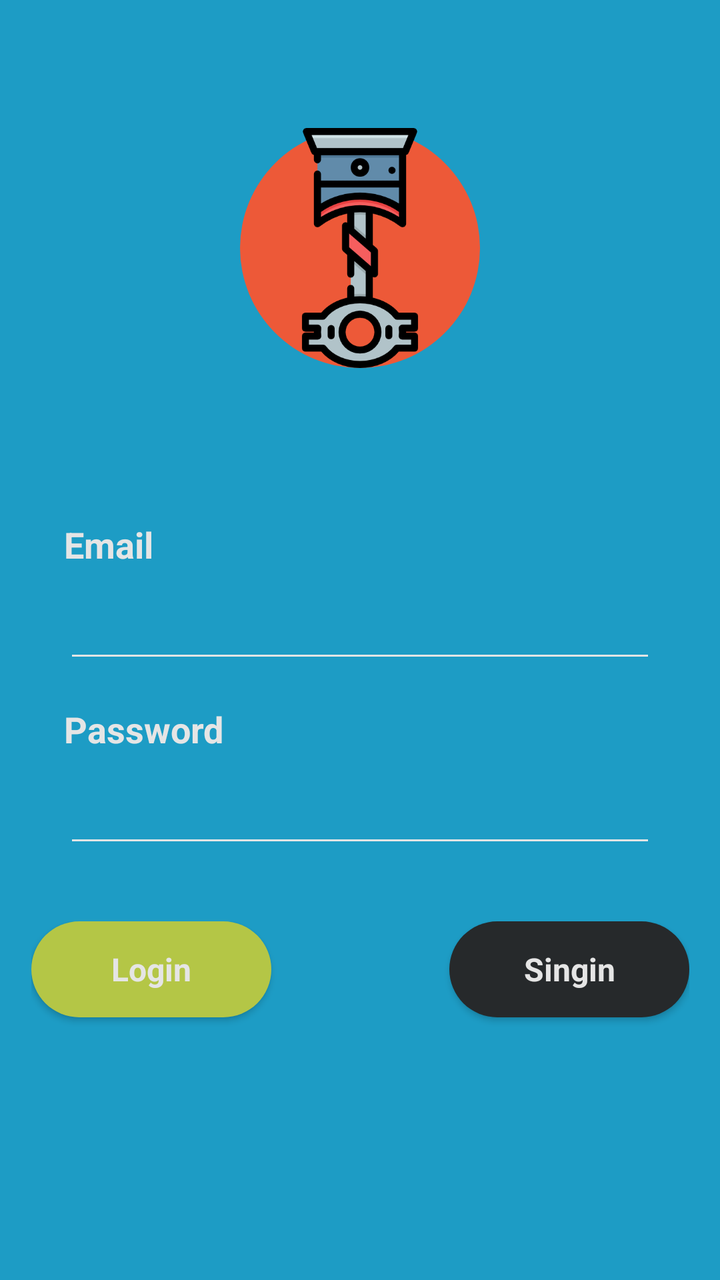
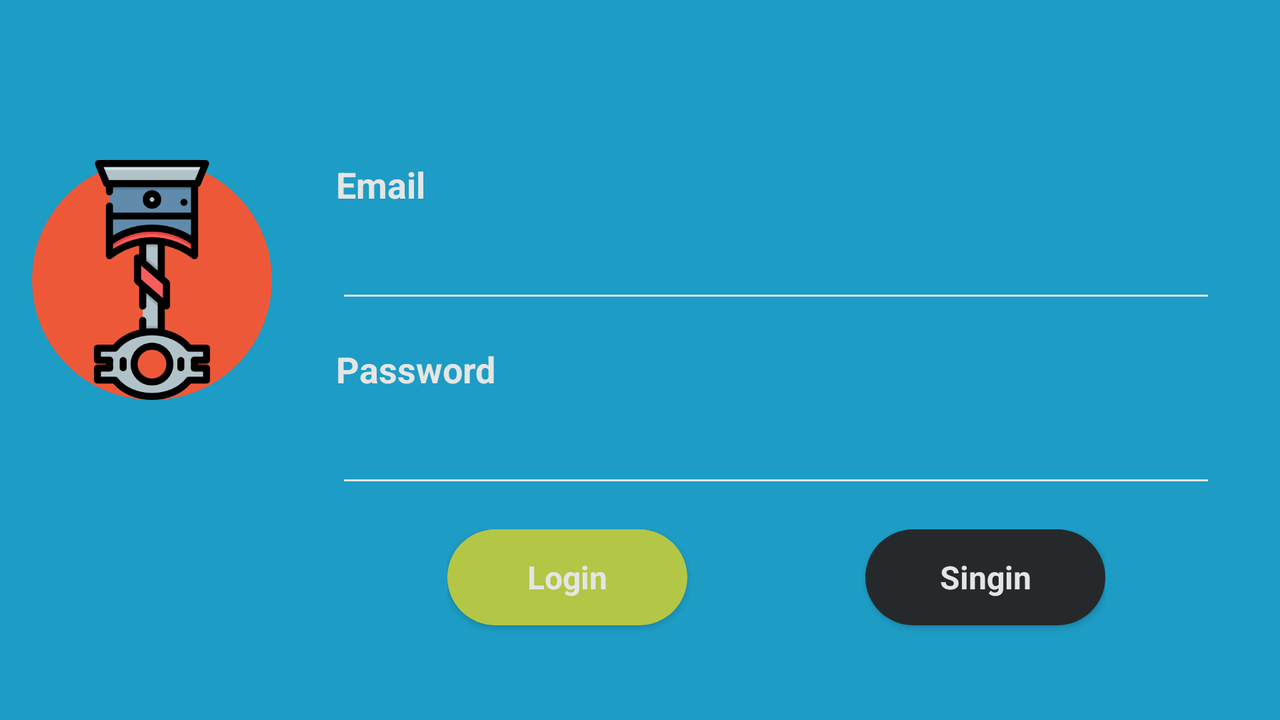

Compare how this app lays out the same screen by default and in its alternative resource folder. The renders come first, then the two layout files and the values they reference.
<!-- AndroidManifest.xml: activity theme Theme.MKXAPP.login_style -->
<!-- res/layout/activity_main.xml -->
<?xml version="1.0" encoding="utf-8"?>
<androidx.constraintlayout.widget.ConstraintLayout xmlns:android="http://schemas.android.com/apk/res/android"
    xmlns:app="http://schemas.android.com/apk/res-auto"
    xmlns:tools="http://schemas.android.com/tools"
    android:id="@+id/imgLogo"
    style="@style/Theme.MKXAPP.login_style"
    android:layout_width="match_parent"
    android:layout_height="match_parent"
    tools:context=".MainActivity">

    <ImageView
        android:id="@+id/imageView"
        android:layout_width="120dp"
        android:layout_height="120dp"
        android:layout_marginTop="64dp"
        android:background="@drawable/logo_rounded"
        app:layout_constraintEnd_toEndOf="parent"
        app:layout_constraintStart_toStartOf="parent"
        app:layout_constraintTop_toTopOf="parent"
        app:srcCompat="@drawable/piston" />

    <EditText
        android:id="@+id/editEmail"
        style="@style/Theme.MKXAPP.login_edit"
        android:layout_width="0dp"
        android:layout_height="wrap_content"
        android:layout_marginTop="16dp"
        android:ems="10"
        android:inputType="textEmailAddress"
        app:layout_constraintEnd_toEndOf="@+id/lblEmail"
        app:layout_constraintStart_toStartOf="@+id/lblEmail"
        app:layout_constraintTop_toBottomOf="@+id/lblEmail" />

    <TextView
        android:id="@+id/lblEmail"
        style="@style/Theme.MKXAPP.login_label"
        android:layout_width="0dp"
        android:layout_height="wrap_content"
        android:layout_marginStart="32dp"
        android:layout_marginTop="76dp"
        android:layout_marginEnd="32dp"
        android:text="@string/user_email"
        app:layout_constraintEnd_toEndOf="parent"
        app:layout_constraintHorizontal_bias="1.0"
        app:layout_constraintStart_toStartOf="parent"
        app:layout_constraintTop_toBottomOf="@+id/imageView" />

    <EditText
        android:id="@+id/editPassword"
        style="@style/Theme.MKXAPP.login_edit"
        android:layout_width="0dp"
        android:layout_height="wrap_content"
        android:layout_marginTop="16dp"
        android:ems="10"
        android:inputType="textPassword"
        app:layout_constraintEnd_toEndOf="@+id/lblPassword"
        app:layout_constraintStart_toStartOf="@+id/lblPassword"
        app:layout_constraintTop_toBottomOf="@+id/lblPassword" />

    <TextView
        android:id="@+id/lblPassword"
        style="@style/Theme.MKXAPP.login_label"
        android:layout_width="0dp"
        android:layout_height="wrap_content"
        android:layout_marginTop="16dp"
        android:text="@string/user_password"
        app:layout_constraintEnd_toEndOf="@+id/editEmail"
        app:layout_constraintStart_toStartOf="@+id/editEmail"
        app:layout_constraintTop_toBottomOf="@+id/editEmail" />

    <androidx.constraintlayout.widget.ConstraintLayout
        android:id="@+id/buttonContainer"
        android:layout_width="329dp"
        android:layout_height="64dp"
        android:layout_marginTop="32dp"
        app:layout_constraintEnd_toEndOf="@+id/editPassword"
        app:layout_constraintStart_toStartOf="@+id/editPassword"
        app:layout_constraintTop_toBottomOf="@+id/editPassword">

        <Button
            android:id="@+id/btnLogin"
            style="@style/Theme.MKXAPP.login_button"
            android:layout_width="120dp"
            android:layout_height="wrap_content"
            android:text="@string/button_login"
            app:layout_constraintStart_toStartOf="parent"
            app:layout_constraintTop_toTopOf="parent" />

        <Button
            android:id="@+id/btnSignin"
            style="@style/Theme.MKXAPP.signin_button"
            android:layout_width="120dp"
            android:layout_height="wrap_content"
            android:text="@string/signin_button"
            app:layout_constraintEnd_toEndOf="parent"
            app:layout_constraintTop_toTopOf="parent" />

    </androidx.constraintlayout.widget.ConstraintLayout>

    <FrameLayout
        android:id="@+id/signinFrame"
        android:layout_width="0dp"
        android:layout_height="0dp"
        app:layout_constraintBottom_toBottomOf="parent"
        app:layout_constraintEnd_toEndOf="parent"
        app:layout_constraintHorizontal_bias="0.0"
        app:layout_constraintStart_toStartOf="parent"
        app:layout_constraintTop_toTopOf="parent"
        app:layout_constraintVertical_bias="0.0">

    </FrameLayout>

</androidx.constraintlayout.widget.ConstraintLayout>
<!-- resources referenced by this layout -->
<resources>
  <!-- drawable logo_rounded (drawable) -->
  <?xml version="1.0" encoding="utf-8"?>
  <shape xmlns:android="http://schemas.android.com/apk/res/android">
      <corners android:radius="60dp"></corners>
      <solid android:color="@color/orange"></solid>
  </shape>
  <!-- drawable piston: png bitmap (drawable, 23438 bytes) -->
  <string name="button_login">Login</string>
  <string name="signin_button">Singin</string>
  <string name="user_email">Email</string>
  <string name="user_password">Password</string>
  <style name="Theme.MKXAPP.login_button">
          <item name="android:background">@drawable/login_button_roundend</item>
          <item name="android:textStyle">bold</item>
          <item name="android:textColor">@color/primary_text</item>
          <item name="android:textSize">16sp</item>
      </style>
  <style name="Theme.MKXAPP.login_edit">
          <item name="android:backgroundTint">@color/primary_text</item>
          <item name="android:textSize">14sp</item>
      </style>
  <style name="Theme.MKXAPP.login_label">
          <item name="android:textStyle">bold</item>
          <item name="android:textColor">@color/primary_text</item>
          <item name="android:textSize">18sp</item>
      </style>
  <style name="Theme.MKXAPP.login_style">
          <item name="android:windowBackground">@color/blue</item>
      </style>
  <style name="Theme.MKXAPP.signin_button">
          <item name="android:background">@drawable/singin_button_rounded</item>
          <item name="android:textStyle">bold</item>
          <item name="android:textColor">@color/primary_text</item>
          <item name="android:textSize">16sp</item>
      </style>
  <color name="orange">#ED5938</color>
  <!-- drawable login_button_roundend (drawable) -->
  <?xml version="1.0" encoding="utf-8"?>
  <shape xmlns:android="http://schemas.android.com/apk/res/android">
      <corners android:radius="60dp"></corners>
      <solid android:color="@color/succes"></solid>
  </shape>
  <color name="primary_text">#E5E5E5</color>
  <color name="blue">#1D9CC5</color>
  <!-- drawable singin_button_rounded (drawable) -->
  <?xml version="1.0" encoding="utf-8"?>
  <shape xmlns:android="http://schemas.android.com/apk/res/android">
      <corners android:radius="60dp"></corners>
      <solid android:color="@color/primary_black"></solid>
  </shape>
  <color name="succes">#B4C646</color>
  <color name="primary_black">#26292B</color>
</resources>
<!-- res/layout-land/activity_main.xml (the author's variant of the layout above) -->
<!-- drawn on the phone turned sideways -->
<?xml version="1.0" encoding="utf-8"?>
<androidx.constraintlayout.widget.ConstraintLayout xmlns:android="http://schemas.android.com/apk/res/android"
    xmlns:app="http://schemas.android.com/apk/res-auto"
    xmlns:tools="http://schemas.android.com/tools"
    android:id="@+id/imgLogo"
    style="@style/Theme.MKXAPP.login_style"
    android:layout_width="match_parent"
    android:layout_height="match_parent"
    tools:context=".MainActivity">

    <ImageView
        android:id="@+id/imageView"
        android:layout_width="120dp"
        android:layout_height="120dp"
        android:layout_marginStart="16dp"
        android:layout_marginTop="80dp"
        android:background="@drawable/logo_rounded"
        app:layout_constraintStart_toStartOf="parent"
        app:layout_constraintTop_toTopOf="parent"
        app:srcCompat="@drawable/piston" />

    <EditText
        android:id="@+id/editEmail"
        style="@style/Theme.MKXAPP.login_edit"
        android:layout_width="0dp"
        android:layout_height="wrap_content"
        android:layout_marginTop="16dp"
        android:ems="10"
        android:inputType="textEmailAddress"
        app:layout_constraintEnd_toEndOf="@+id/lblEmail"
        app:layout_constraintStart_toStartOf="@+id/lblEmail"
        app:layout_constraintTop_toBottomOf="@+id/lblEmail" />

    <TextView
        android:id="@+id/lblEmail"
        style="@style/Theme.MKXAPP.login_label"
        android:layout_width="0dp"
        android:layout_height="wrap_content"
        android:layout_marginStart="32dp"
        android:layout_marginEnd="32dp"
        android:text="@string/user_email"
        app:layout_constraintEnd_toEndOf="parent"
        app:layout_constraintStart_toEndOf="@+id/imageView"
        app:layout_constraintTop_toTopOf="@+id/imageView" />

    <EditText
        android:id="@+id/editPassword"
        style="@style/Theme.MKXAPP.login_edit"
        android:layout_width="0dp"
        android:layout_height="wrap_content"
        android:layout_marginTop="16dp"
        android:ems="10"
        android:inputType="textPassword"
        app:layout_constraintEnd_toEndOf="@+id/lblPassword"
        app:layout_constraintStart_toStartOf="@+id/lblPassword"
        app:layout_constraintTop_toBottomOf="@+id/lblPassword" />

    <TextView
        android:id="@+id/lblPassword"
        style="@style/Theme.MKXAPP.login_label"
        android:layout_width="0dp"
        android:layout_height="wrap_content"
        android:layout_marginTop="16dp"
        android:text="@string/user_password"
        app:layout_constraintEnd_toEndOf="@+id/editEmail"
        app:layout_constraintStart_toStartOf="@+id/editEmail"
        app:layout_constraintTop_toBottomOf="@+id/editEmail" />

    <androidx.constraintlayout.widget.ConstraintLayout
        android:layout_width="329dp"
        android:layout_height="64dp"
        android:layout_marginTop="16dp"
        app:layout_constraintEnd_toEndOf="@+id/editPassword"
        app:layout_constraintStart_toStartOf="@+id/editPassword"
        app:layout_constraintTop_toBottomOf="@+id/editPassword">

        <Button
            android:id="@+id/btnLogin"
            style="@style/Theme.MKXAPP.login_button"
            android:layout_width="120dp"
            android:layout_height="wrap_content"
            android:text="@string/button_login"
            app:layout_constraintStart_toStartOf="parent"
            app:layout_constraintTop_toTopOf="parent" />

        <Button
            android:id="@+id/btnSignin"
            style="@style/Theme.MKXAPP.signin_button"
            android:layout_width="120dp"
            android:layout_height="wrap_content"
            android:text="@string/signin_button"
            app:layout_constraintEnd_toEndOf="parent"
            app:layout_constraintTop_toTopOf="parent" />
    </androidx.constraintlayout.widget.ConstraintLayout>

    <FrameLayout
        android:id="@+id/signinFrame"
        android:layout_width="0dp"
        android:layout_height="0dp"
        app:layout_constraintBottom_toBottomOf="parent"
        app:layout_constraintEnd_toEndOf="parent"
        app:layout_constraintStart_toStartOf="parent"
        app:layout_constraintTop_toTopOf="parent">

    </FrameLayout>

</androidx.constraintlayout.widget.ConstraintLayout>
